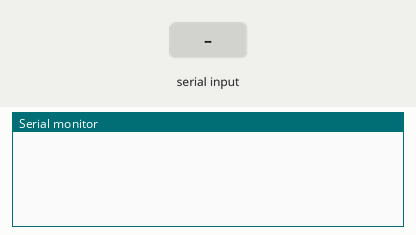
Recording of a sketch running on a simulated Arduino Uno, built with avr-gcc and run on an emulated ATmega328P. Parts: the last lines printed to the serial monitor. The inputs (shaded band) are chosen by the test bench.

Above: at 1.2 s.
1.3 s: "1" received over Serial
At 4.1 s:
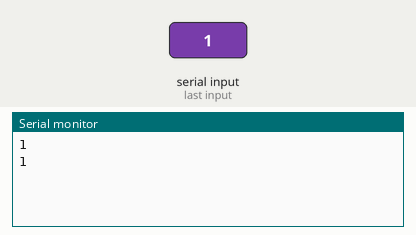
4.3 s: "0" received over Serial
At 5.7 s:
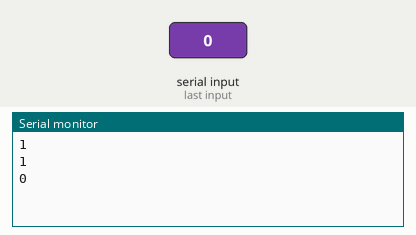
5.8 s: "2" received over Serial
At 7.4 s:
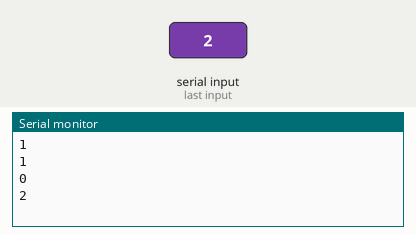
Timing chart, 0 to 8.9 s (numbered marks = the images above; inputs shaded):
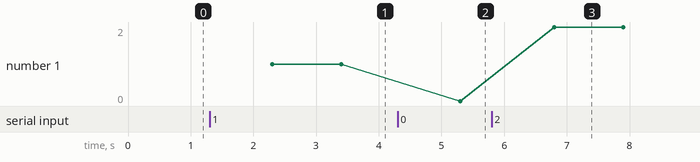

The sketch:

tx_code.ino
```cpp
char x[10];
void setup()
{
  Serial.begin(9600);
}

void loop()
{
  Serial.readBytes(x,3);
  Serial.println(x);
  delay(100);
}
```

Measured:
- after the input at 1.3 s, the serial monitor: prints a new line after 1.0 s (image 1)
- after the input at 4.3 s, the serial monitor: prints a new line after 1.0 s (image 2)
- after the input at 5.8 s, the serial monitor: prints a new line after 1.0 s (image 3)
- plotted number 1: 1 → 0 after the input at 4.3 s, 0 → 2 after the input at 5.8 s
